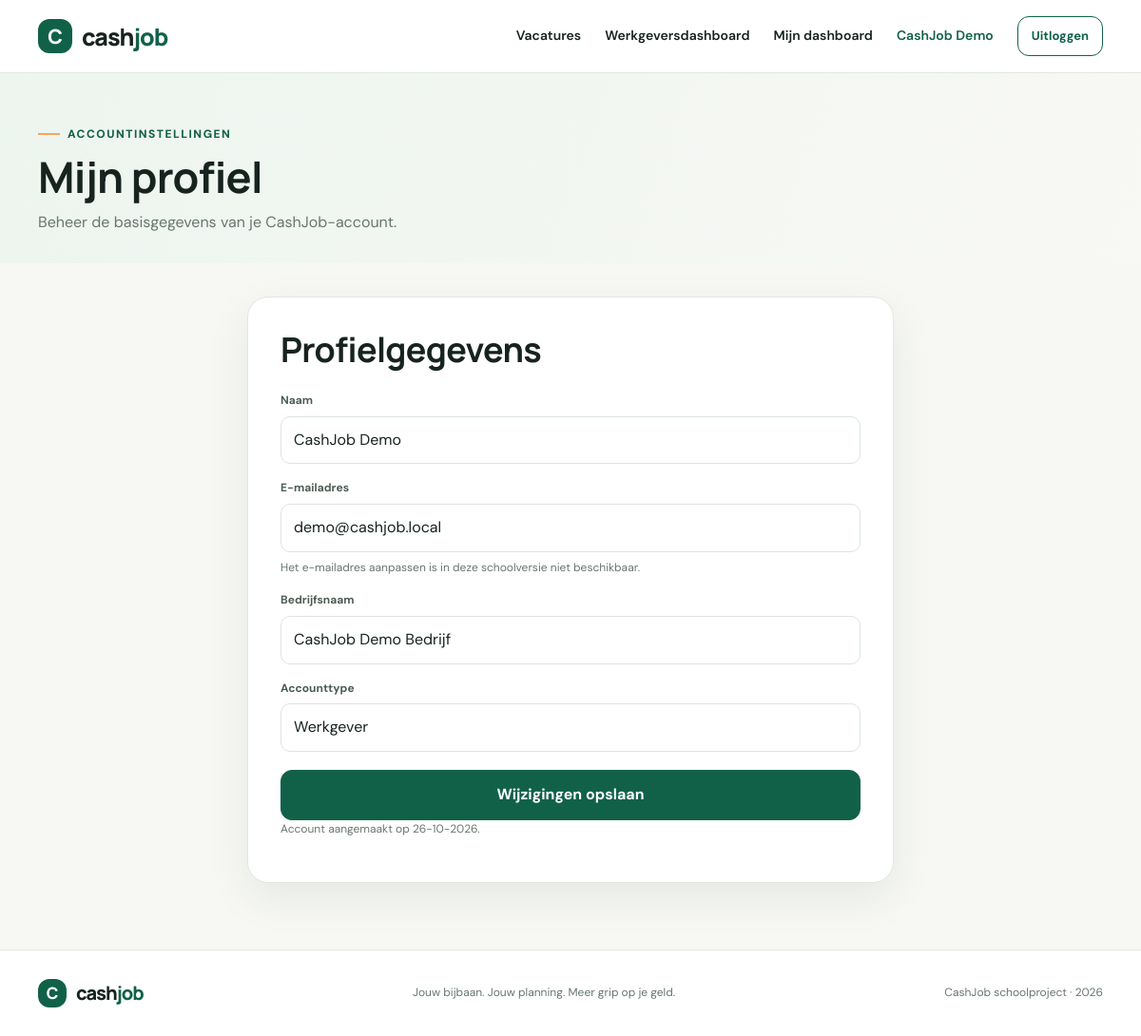
/profiel.php (signed in), run on the app's committed database.
### tables this page shows
CREATE TABLE users (
  id INT UNSIGNED AUTO_INCREMENT PRIMARY KEY,
  name VARCHAR(100) NOT NULL,
  email VARCHAR(190) NOT NULL UNIQUE,
  password_hash VARCHAR(255) NOT NULL,
  role ENUM('student','werkgever') NOT NULL DEFAULT 'student',
  company_name VARCHAR(150) DEFAULT NULL,
  created_at TIMESTAMP NOT NULL DEFAULT CURRENT_TIMESTAMP
);

### includes/functions.php (called while the page is built, shortened)
<?php
function e(?string $value): string {
    return htmlspecialchars($value ?? '', ENT_QUOTES | ENT_SUBSTITUTE, 'UTF-8');
}
function is_logged_in(): bool {
    return isset($_SESSION['user_id']);
}
function current_user(): ?array {
    return [
        'id' => (int) $_SESSION['user_id'],
        'name' => (string) ($_SESSION['user_name'] ?? 'Gebruiker'),
        'role' => (string) ($_SESSION['user_role'] ?? 'student'),
        'email' => (string) ($_SESSION['user_email'] ?? ''),
    ];
}

### profiel.php (the view, shortened to what this page needs)
<?php
require_once __DIR__.'/config/database.php';require_once __DIR__.'/includes/functions.php';require_login();$pageTitle='Mijn profiel';$error='';$success='';
$stmt=$pdo->prepare('SELECT name,email,role,company_name,created_at FROM users WHERE id=?');$stmt->execute([$_SESSION['user_id']]);$profile=$stmt->fetch();
include __DIR__.'/includes/header.php';?>
<section class="page-intro"><div class="container"><span class="eyebrow">Accountinstellingen</span><h1>Mijn profiel</h1><p>Beheer de basisgegevens van je CashJob-account.</p></div></section><section class="content-section"><div class="container"><div class="auth-card" style="max-width:680px"><h2>Profielgegevens</h2><?php if($error): ?><div class="form-error"><?= e($error) ?></div><?php endif; ?><?php if($success): ?><div class="form-success"><?= e($success) ?></div><?php endif; ?><form class="form-stack" method="post"><div class="field"><label for="name">Naam</label><input id="name" name="name" value="<?= e($profile['name']) ?>" required minlength="2"></div><div class="field"><label>E-mailadres</label><input value="<?= e($profile['email']) ?>" disabled><span class="form-help">Het e-mailadres aanpassen is in deze schoolversie niet beschikbaar.</span></div><?php if($profile['role']==='werkgever'): ?><div class="field"><label for="company_name">Bedrijfsnaam</label><input id="company_name" name="company_name" value="<?= e($profile['company_name']) ?>" required></div><?php endif; ?><div class="field"><label>Accounttype</label><input value="<?= $profile['role']==='werkgever'?'Werkgever':'Student' ?>" disabled></div><button class="button" type="submit">Wijzigingen opslaan</button></form><p class="form-help">Account aangemaakt op <?= date('d-m-Y',strtotime($profile['created_at'])) ?>.</p></div></div></section>
<?php include __DIR__.'/includes/footer.php'; ?>

### includes/header.php (shortened to what this page needs)
<?php
require_once __DIR__ . '/functions.php';
$user = current_user();
?>
<!doctype html>
<html lang="nl">
<head>
    <link rel="stylesheet" href="assets/style.css">
</head>
<body>
<header class="site-header">
    <div class="container nav-wrap">
        <a class="brand" href="index.php"><span class="brand-mark">C</span><span>cash<span class="brand-accent">job</span></span></a>
        <nav class="main-nav" aria-label="Hoofdnavigatie">
            <a href="vacatures.php">Vacatures</a>
            <?php if ($user && $user['role'] === 'werkgever'): ?>
                <a href="werkgever.php">Werkgeversdashboard</a>
            <?php endif; ?>
            <?php if ($user): ?>
                <a href="dashboard.php">Mijn dashboard</a>
                <a class="nav-user" href="profiel.php"><?= e($user['name']) ?></a>
                <a class="button button-small button-outline" href="logout.php">Uitloggen</a>
            <?php else: ?>
                <a href="login.php">Inloggen</a>
                <a class="button button-small" href="register.php">Gratis account</a>
            <?php endif; ?>
        </nav>
    </div>
</header>
<main>

### assets/style.css (style rules this page uses)
:root { --green:#116149;--green-dark:#0a4535;--mint:#e8f4ee;--cream:#f7f8f4;--ink:#17231e;--muted:#68766f;--line:#e1e8e2;--white:#fff;--orange:#f3a65a;--shadow:0 16px 45px rgba(22,52,39,.08) }
* { box-sizing:border-box }
html { scroll-behavior:smooth }
body { margin:0;background:var(--cream);color:var(--ink);font-family:'DM Sans',Arial,sans-serif;line-height:1.55 }
a { color:inherit;text-decoration:none }
button,input,select,textarea { font:inherit }
button,.button { cursor:pointer }
.container { width:min(1120px,calc(100% - 40px));margin:0 auto }
.site-header { background:rgba(255,255,255,.94);border-bottom:1px solid var(--line);position:sticky;top:0;z-index:20;backdrop-filter:blur(12px) }
.nav-wrap { min-height:76px;display:flex;align-items:center;justify-content:space-between;gap:25px }
.brand { display:inline-flex;align-items:center;gap:10px;font:800 25px Manrope,sans-serif;letter-spacing:-1px }
.brand-mark { display:grid;place-items:center;width:36px;height:36px;border-radius:12px;background:var(--green);color:white;font-size:21px;letter-spacing:0 }
.brand-accent { color:var(--green) }
.main-nav { display:flex;align-items:center;gap:25px;font-size:14px;font-weight:600 }
.nav-user { color:var(--green) }
.button { display:inline-flex;align-items:center;justify-content:center;gap:8px;border:1px solid var(--green);border-radius:12px;background:var(--green);color:white;padding:13px 19px;font-weight:700;transition:.2s }
.button-small { padding:10px 14px;font-size:13px }
.button-outline { background:white;color:var(--green) }
.eyebrow { display:inline-flex;align-items:center;gap:8px;color:var(--green);font-size:12px;font-weight:800;letter-spacing:1.5px;text-transform:uppercase }
.eyebrow:before { content:"";width:23px;height:2px;background:var(--orange) }
h1,h2,h3 { font-family:Manrope,'DM Sans',sans-serif;line-height:1.16;letter-spacing:-.7px }
h1 { font-size:clamp(38px,5vw,62px);margin:18px 0 }
h2 { font-size:clamp(26px,3vw,36px);margin:0 0 12px }
.field { display:flex;flex-direction:column;gap:7px }
.field label { font-size:12px;font-weight:700;color:#4c5d53 }
.field input,.field select,.field textarea,.search-input { width:100%;border:1px solid #dce5dd;background:white;border-radius:10px;padding:12px 13px;outline:none;color:var(--ink) }
.page-intro { padding:48px 0 30px;background:linear-gradient(110deg,#edf5ef,#f8f8f4) }
.page-intro h1 { font-size:clamp(32px,4vw,45px);margin:10px 0 }
.page-intro p { color:var(--muted);margin:0;max-width:650px }
.content-section { padding:35px 0 70px }
.auth-card { max-width:510px;margin:0 auto;background:white;border:1px solid var(--line);border-radius:22px;padding:34px;box-shadow:var(--shadow) }
.auth-card>p { color:var(--muted);margin-top:0 }
.form-stack { display:grid;gap:16px;margin-top:23px }
.form-stack .button { width:100%;margin-top:3px }
.form-help { font-size:12px;color:var(--muted) }

### data on the page
users: name "CashJob Demo", email "demo@cashjob.local", company_name "CashJob Demo Bedrijf", role "Werkgever", created_at "26-10-2026"
